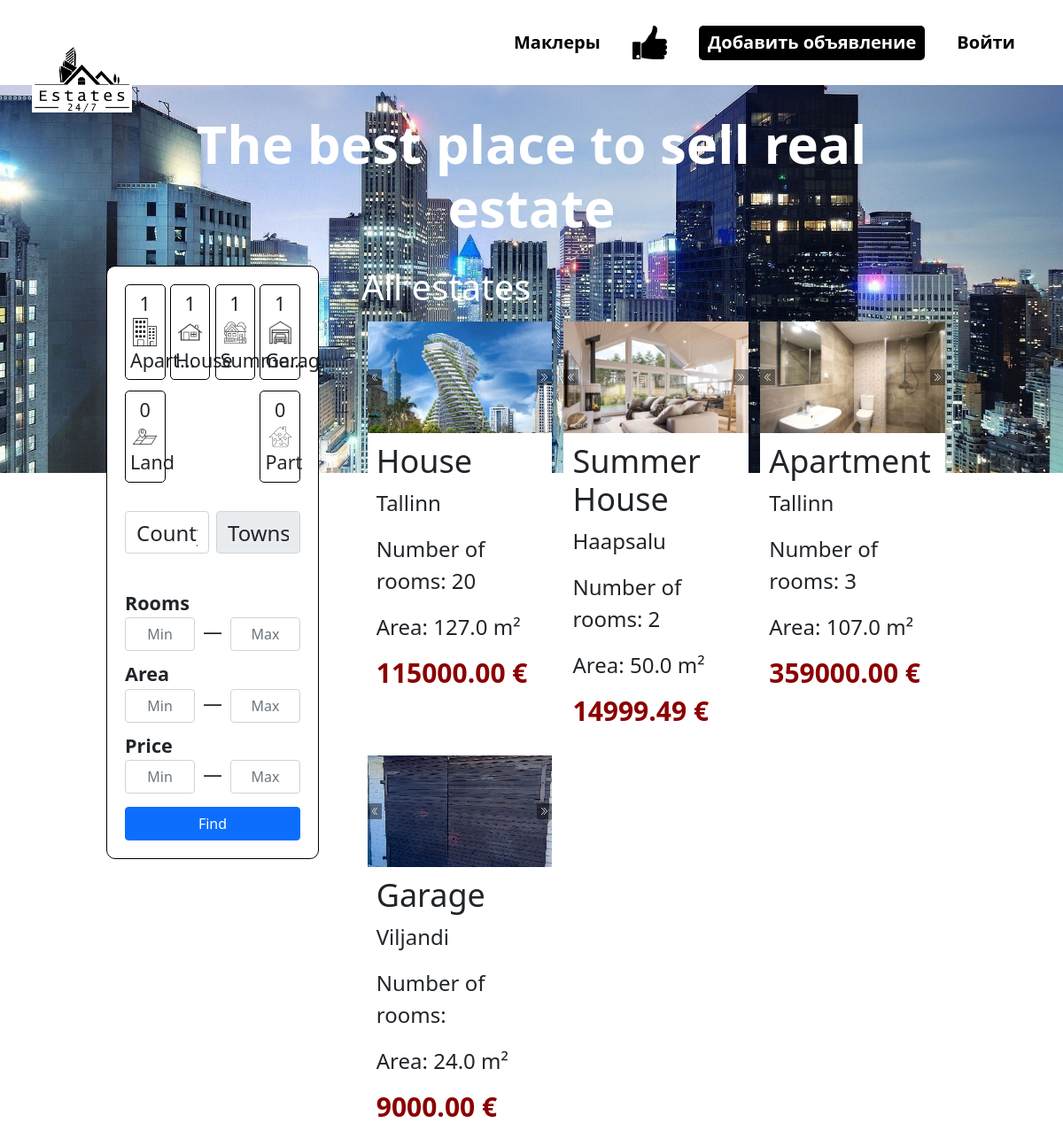
Page /estates on the committed database.
### tables this page shows
CREATE TABLE `object` (
  `id` int(11) NOT NULL,
  `type` enum('House','Apartment','Garage','Part','Land','Summer house') NOT NULL,
  `address` varchar(250) NOT NULL,
  `ownerId` int(11) NOT NULL,
  `cityId` int(11) NOT NULL,
  `roomCount` int(11) DEFAULT NULL,
  `floorCount` int(11) DEFAULT NULL,
  `floor` int(11) DEFAULT NULL,
  `area` decimal(11,1) DEFAULT NULL,
  `territory` decimal(11,1) DEFAULT NULL,
  `conditions` enum('good','need repair','need overhaul') DEFAULT NULL,
  `heatSystem` enum('water','air','electric','gas') DEFAULT NULL,
  `basement` tinyint(1) NOT NULL,
  `description` text DEFAULT NULL,
  `year` int(11) DEFAULT NULL,
  `price` decimal(11,2) DEFAULT 0.00,
  `active` tinyint(1) NOT NULL DEFAULT 1,
  `offer` tinyint(1) DEFAULT 0
);

CREATE TABLE `photo` (
  `id` int(11) NOT NULL,
  `photo` text NOT NULL,
  `houseId` int(11) NOT NULL,
  `description` varchar(500) NOT NULL
);

CREATE TABLE `city` (
  `id` int(11) NOT NULL,
  `name` varchar(300) NOT NULL,
  `countyId` int(11) NOT NULL
);

### controllers/RenderController.php (called while the page is built, shortened)
<?php
class RenderController
{
    public static function AllEstates() {
        $data = ModelEstates::getEstates();
        include_once 'view/estates.php';
    }
}
?>

### index.php (called while the page is built, shortened)
<?php
    include_once 'inc/database.php';
    include_once 'models/ModelEstates.php';
    include_once 'controllers/RenderController.php';
    include 'routes/route.php';
?>

### inc/database.php (called while the page is built, shortened)
<?php
    class database {
        private $conn;
        private $host;
        private $user;
        private $password;
        private $baseName;
        function __construct() {
            $this->host = 'localhost';
            $this->user = 'root';
            $this->password = '';
            $this->baseName = 'estate';
        }
        function connect() {
            try {
                $this->conn = new PDO(
                        'mysql:host='.$this->host.''.';dbname='.$this->baseName.'',
                        $this->user,
                        $this->password,
                        array(PDO::MYSQL_ATTR_INIT_COMMAND => 'SET NAMES utf8'));
            } catch (Exception $e) {
                die('Connection failed : '.$e->getMessage());
            }
            return $this->conn;
        }
        function disconnect() {
            if ($this->conn) {
                $this->conn = null;
            }
        }
        function getOne($query) {
            try{
                $result = $this->conn->prepare($query);
                $result->execute();
                $result->setFetchMode(PDO::FETCH_ASSOC);
                $response = $result->fetch();
                return $response;
            } catch (Exception $ex) {
                echo "Error:".$ex->getMessage();
            }
        }
        function getAll($query) {
            try{
                $result = $this->conn->prepare($query);
                $result->execute();
                $result->setFetchMode(PDO::FETCH_ASSOC);
                $response = $result->fetchAll();
                return $response;
            } catch (Exception $ex) {
                echo "Error:".$ex->getMessage();
            }
        }
    }
?>

### models/ModelEstates.php (called while the page is built, shortened)
<?php
    class ModelEstates {
       public static function getEstates() {
            $database = new database();
            $photo = $database -> getAll("SELECT * FROM photo ORDER BY id ASC");
            $estates = $database -> getAll("SELECT * FROM object ORDER BY id ASC");
            for ($i = 0; $i < count($estates); $i++) {
                $cityId = $database -> getOne("SELECT *, city.name as city FROM object
                INNER JOIN city on object.cityId = city.id AND object.id = ".$estates[$i]['id']);
                $estates[$i]['city'] = $cityId['name'];
            };
            return [$estates, $photo];
       }
    }
?>

### view/estates.php (the view, shortened to what this page needs)
<div class="back">
    <img src="images/estates_back.jpg" alt="">
</div>
<div class="content" >
    <h2 style="color: white; font-weight: 900;">The best place to sell real estate</h2>
    <?php
        require 'templates/aside.php';
    ?>
    <div class="estates">
        <div class="ads">
            <h1 style="color: white;">All estates</h1>
            <?php
            if(is_iterable($data)){
                foreach ($data[0] as $estate) {
                    echo "
                    <div class='ad' page='ad?user=".$estate['ownerId']."&ad=".$estate['id']."'>
                        <div class='slider' show='1' scroll='1' time='300'>
                            <ul>";
                                foreach ($data[1] as $photo) {
                                    if($estate['id'] == $photo['houseId']) {
                                        echo "
                                        <li>
                                            <a
                                                href='public/uploads/user_".$estate['ownerId']."/ad_".$estate['id']."/".$photo['photo']."'
                                                data-lightbox='user".$estate['ownerId']."-".count($data[1])."' data-title='".$photo['description']."'
                                            >
                                                <div class='img_slider' style='background-image: url(public/uploads/user_".$estate['ownerId']."/ad_".$estate['id']."/".$photo['photo'].");'></div>
                                            </a>
                                        </li>
                                        ";
                                    }
                                }; echo "
                            </ul>
                        </div>
                        <div class='estate_inf'>
                            <h2>".$estate['type']."</h2>
                            <p>".$estate['city']."</p>
                            <p>Number of rooms: ".$estate['roomCount']."</p>
                            <p>Area: ".$estate['area']." m²</p>
                            <h3>".$estate['price']." €</h3>
                        </div>
                    </div>
                    ";
                }
            }
            ?>
        </div>
    </div>
</div>
<?php
    include 'view/templates/main.php';
?>

### public/css/style.css (style rules this page uses)
:root { --index: calc(1vw*1vh); }
body { margin: 0; font-family: 'Rubik', sans-serif; display: flex; flex-direction: column; justify-content: space-between; overflow-x: hidden; min-height: 100vh !important; }
.back { width: 100%; position: absolute; display: flex; justify-content: center; align-items: center; overflow: hidden; box-shadow: inset 0px 0px 10vw 15px black; z-index: -5; }
.back img { width: 100%; }
main .content { width: 100%; padding: 0px 10%; box-sizing: border-box; display: flex; justify-content: center; flex-wrap: wrap; align-items: start; }
main .content > h2 { font-size: 5vmin; width: 100%; text-align: center; align-items: baseline; font-weight: 400; margin: 30px 0px; }
main .estates { width: 70%; }
main .ads { width: 100%; display: flex; justify-content: flex-start; flex-wrap: wrap; margin-bottom: 5vmin; }
main .ads h1 { width: 100%; }
main .ads .ad { width: 31%; background-color: white; cursor: pointer; margin: 1%; }
.ads .ad .estate_inf { display: flex; flex-direction: column; padding: 10px; box-sizing: border-box; }
.ads .ad .estate_inf h2 { font-size: 3vmin; text-transform: capitalize; }
.ads .ad .estate_inf p:nth-child(2) { text-transform: capitalize; }
.ads .ad .estate_inf p { font-size: 2vmin; }
.ads .ad .estate_inf h3 { font-size: 2.5vmin; color: darkred; font-weight: 900; }

### public/css/default.css (style rules this page uses)
.slider ul { width: 100% !important; }

### public/css/header.css (style rules this page uses)
a, p, h1, h2, h3, h4, h5, h6 { margin: 0; }

### rows in the picture
object: type "House", cityId.name "Tallinn", roomCount "20", area "127.0", price "115000.00"
photo: photo (picture)
object: type "Summer House", cityId.name "Haapsalu", roomCount "2", area "50.0", price "14999.49"
photo: photo (picture)
object: type "Apartment", cityId.name "Tallinn", roomCount "3", area "107.0", price "359000.00"
photo: photo (picture)
object: type "Garage", cityId.name "Viljandi", area "24.0"
photo: photo (picture)

### other values in the picture
$types['typeCount'] "1"
substr("Apartment",0,5) "Apart"
substr("House",0,5) "House"
substr("Summer house",0,5) "Summe"
substr("Garage",0,5) "Garag"
substr("Land",0,5) "Land"
substr("Part",0,5) "Part"
